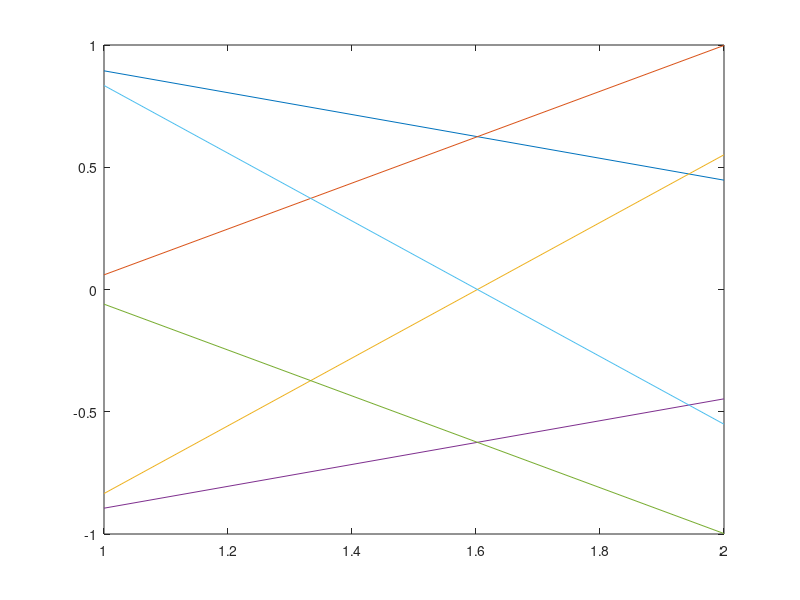
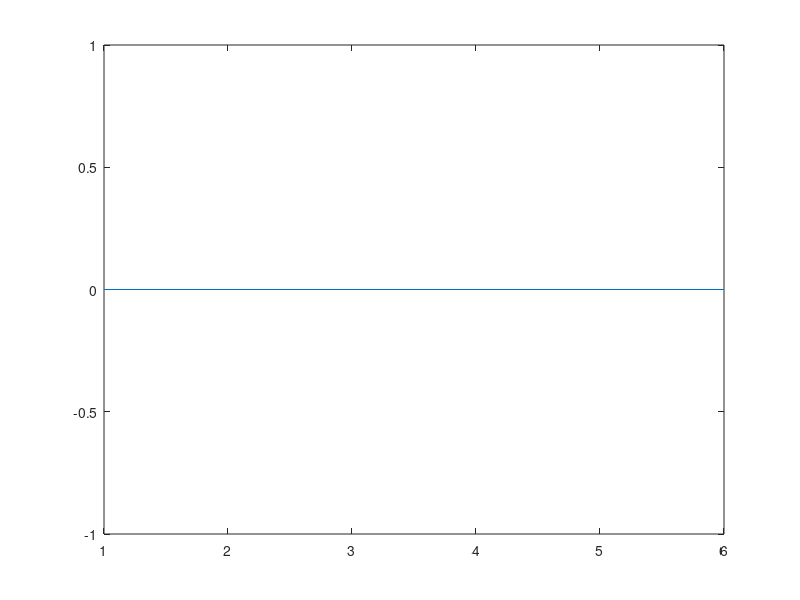
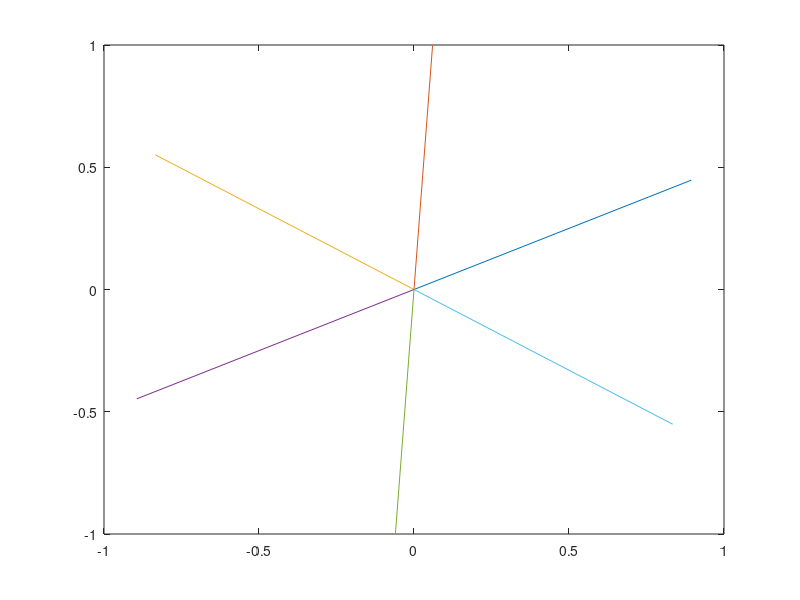

The MATLAB source for these figures, in order:
% Define the initial unit vector
u = [4/sqrt(20); 2/sqrt(20)]; % You can choose any non-zero initial vector

% Define the rotation matrix function
theta = 2*pi / 6; % Angle for hexagon
R = [cos(theta), -sin(theta); sin(theta), cos(theta)];

% Initialize the matrix to store vectors
M = zeros(2, 6) 
M(:, 1) = u
plot(M)

% Generate five new vectors by rotating the initial vector
for i = 2:6
    M(:, i) = R^(i-1) * u
    plot(M)
end

     
origin = zeros(1,size(M,2));
figure;
plot(origin)
figure;
plot([origin; M(1,:)],[origin; M(2,:)]);





